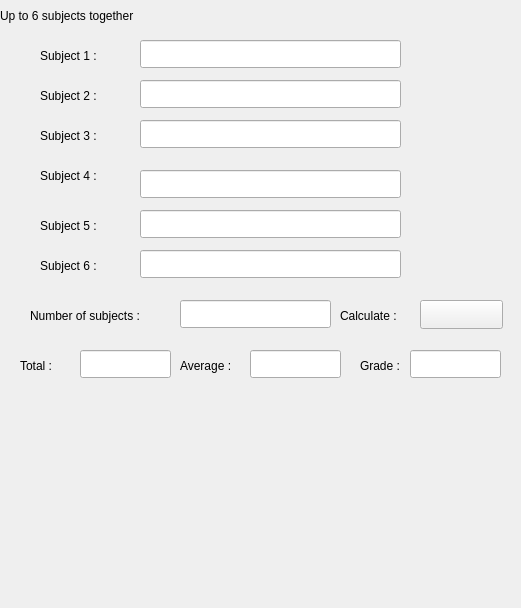
<?xml version="1.0" encoding="UTF-8"?>
<ui version="4.0">
 <class>MainWindow</class>
 <widget class="QMainWindow" name="MainWindow">
  <property name="geometry">
   <rect>
    <x>0</x>
    <y>0</y>
    <width>521</width>
    <height>608</height>
   </rect>
  </property>
  <property name="windowTitle">
   <string>MainWindow</string>
  </property>
  <widget class="QWidget" name="centralwidget">
   <widget class="QLabel" name="label">
    <property name="geometry">
     <rect>
      <x>40</x>
      <y>40</y>
      <width>91</width>
      <height>31</height>
     </rect>
    </property>
    <property name="text">
     <string>Subject 1 :</string>
    </property>
   </widget>
   <widget class="QLabel" name="label_2">
    <property name="geometry">
     <rect>
      <x>40</x>
      <y>80</y>
      <width>91</width>
      <height>31</height>
     </rect>
    </property>
    <property name="text">
     <string>Subject 2 :</string>
    </property>
   </widget>
   <widget class="QLabel" name="label_3">
    <property name="geometry">
     <rect>
      <x>40</x>
      <y>120</y>
      <width>91</width>
      <height>31</height>
     </rect>
    </property>
    <property name="text">
     <string>Subject 3 :</string>
    </property>
   </widget>
   <widget class="QLabel" name="label_4">
    <property name="geometry">
     <rect>
      <x>40</x>
      <y>160</y>
      <width>91</width>
      <height>31</height>
     </rect>
    </property>
    <property name="text">
     <string>Subject 4 :</string>
    </property>
   </widget>
   <widget class="QLabel" name="label_5">
    <property name="geometry">
     <rect>
      <x>40</x>
      <y>210</y>
      <width>91</width>
      <height>31</height>
     </rect>
    </property>
    <property name="text">
     <string>Subject 5 :</string>
    </property>
   </widget>
   <widget class="QLabel" name="label_6">
    <property name="geometry">
     <rect>
      <x>40</x>
      <y>250</y>
      <width>91</width>
      <height>31</height>
     </rect>
    </property>
    <property name="text">
     <string>Subject 6 :</string>
    </property>
   </widget>
   <widget class="QLineEdit" name="Subject1">
    <property name="geometry">
     <rect>
      <x>140</x>
      <y>40</y>
      <width>261</width>
      <height>28</height>
     </rect>
    </property>
   </widget>
   <widget class="QLineEdit" name="Subject2">
    <property name="geometry">
     <rect>
      <x>140</x>
      <y>80</y>
      <width>261</width>
      <height>28</height>
     </rect>
    </property>
   </widget>
   <widget class="QLineEdit" name="Subject3">
    <property name="geometry">
     <rect>
      <x>140</x>
      <y>120</y>
      <width>261</width>
      <height>28</height>
     </rect>
    </property>
   </widget>
   <widget class="QLineEdit" name="Subject4">
    <property name="geometry">
     <rect>
      <x>140</x>
      <y>170</y>
      <width>261</width>
      <height>28</height>
     </rect>
    </property>
   </widget>
   <widget class="QLineEdit" name="Subject5">
    <property name="geometry">
     <rect>
      <x>140</x>
      <y>210</y>
      <width>261</width>
      <height>28</height>
     </rect>
    </property>
   </widget>
   <widget class="QLineEdit" name="Subject6">
    <property name="geometry">
     <rect>
      <x>140</x>
      <y>250</y>
      <width>261</width>
      <height>28</height>
     </rect>
    </property>
   </widget>
   <widget class="QLabel" name="label_7">
    <property name="geometry">
     <rect>
      <x>0</x>
      <y>0</y>
      <width>241</width>
      <height>31</height>
     </rect>
    </property>
    <property name="text">
     <string>Up to 6 subjects together</string>
    </property>
   </widget>
   <widget class="QLabel" name="label_8">
    <property name="geometry">
     <rect>
      <x>30</x>
      <y>300</y>
      <width>141</width>
      <height>31</height>
     </rect>
    </property>
    <property name="text">
     <string>Number of subjects : </string>
    </property>
   </widget>
   <widget class="QLineEdit" name="NoSubjects">
    <property name="geometry">
     <rect>
      <x>180</x>
      <y>300</y>
      <width>151</width>
      <height>28</height>
     </rect>
    </property>
   </widget>
   <widget class="QLabel" name="label_9">
    <property name="geometry">
     <rect>
      <x>20</x>
      <y>350</y>
      <width>71</width>
      <height>31</height>
     </rect>
    </property>
    <property name="text">
     <string>Total :</string>
    </property>
   </widget>
   <widget class="QLineEdit" name="Total">
    <property name="geometry">
     <rect>
      <x>80</x>
      <y>350</y>
      <width>91</width>
      <height>28</height>
     </rect>
    </property>
    <property name="readOnly">
     <bool>true</bool>
    </property>
   </widget>
   <widget class="QLabel" name="label_10">
    <property name="geometry">
     <rect>
      <x>180</x>
      <y>350</y>
      <width>71</width>
      <height>31</height>
     </rect>
    </property>
    <property name="text">
     <string>Average :</string>
    </property>
   </widget>
   <widget class="QLineEdit" name="Avg">
    <property name="geometry">
     <rect>
      <x>250</x>
      <y>350</y>
      <width>91</width>
      <height>28</height>
     </rect>
    </property>
    <property name="readOnly">
     <bool>true</bool>
    </property>
   </widget>
   <widget class="QLabel" name="label_11">
    <property name="geometry">
     <rect>
      <x>360</x>
      <y>350</y>
      <width>61</width>
      <height>31</height>
     </rect>
    </property>
    <property name="text">
     <string>Grade :</string>
    </property>
   </widget>
   <widget class="QLineEdit" name="Grade">
    <property name="geometry">
     <rect>
      <x>410</x>
      <y>350</y>
      <width>91</width>
      <height>28</height>
     </rect>
    </property>
    <property name="readOnly">
     <bool>true</bool>
    </property>
   </widget>
   <widget class="QPushButton" name="Calculate">
    <property name="geometry">
     <rect>
      <x>420</x>
      <y>300</y>
      <width>83</width>
      <height>29</height>
     </rect>
    </property>
    <property name="text">
     <string/>
    </property>
   </widget>
   <widget class="QLabel" name="label_12">
    <property name="geometry">
     <rect>
      <x>340</x>
      <y>300</y>
      <width>71</width>
      <height>31</height>
     </rect>
    </property>
    <property name="text">
     <string>Calculate :</string>
    </property>
   </widget>
  </widget>
 </widget>
 <resources/>
 <connections/>
</ui>
